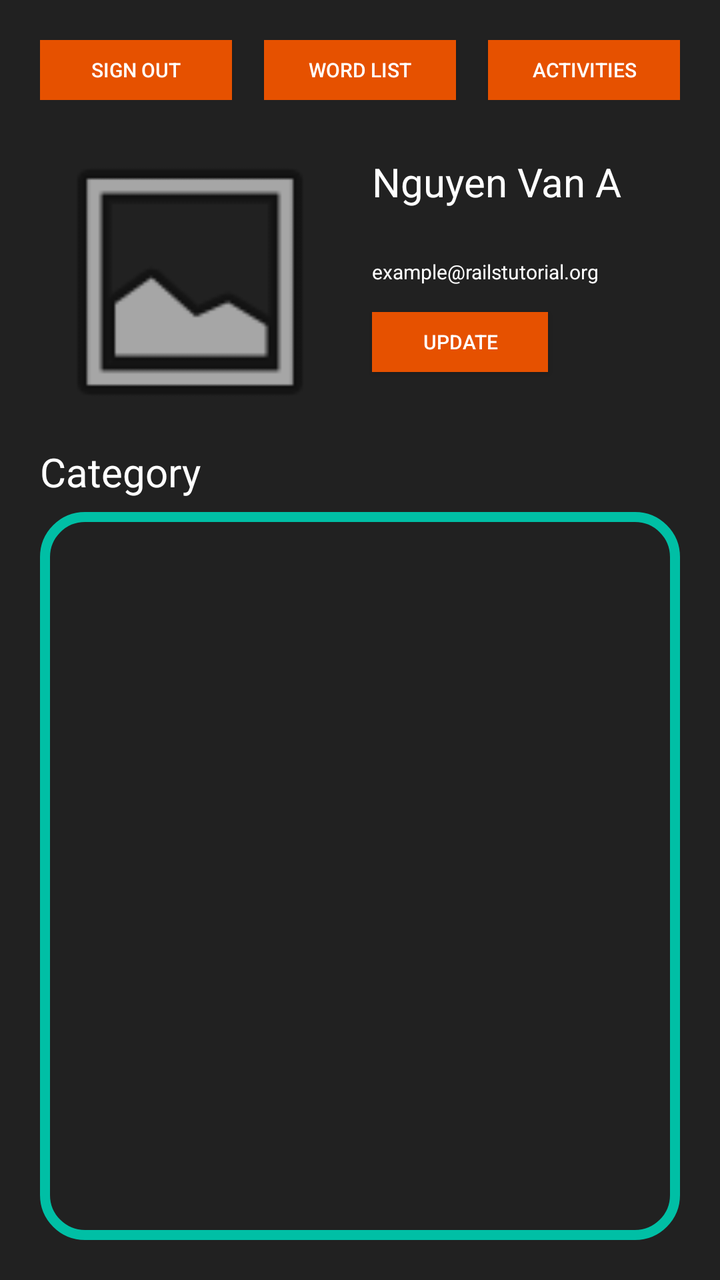
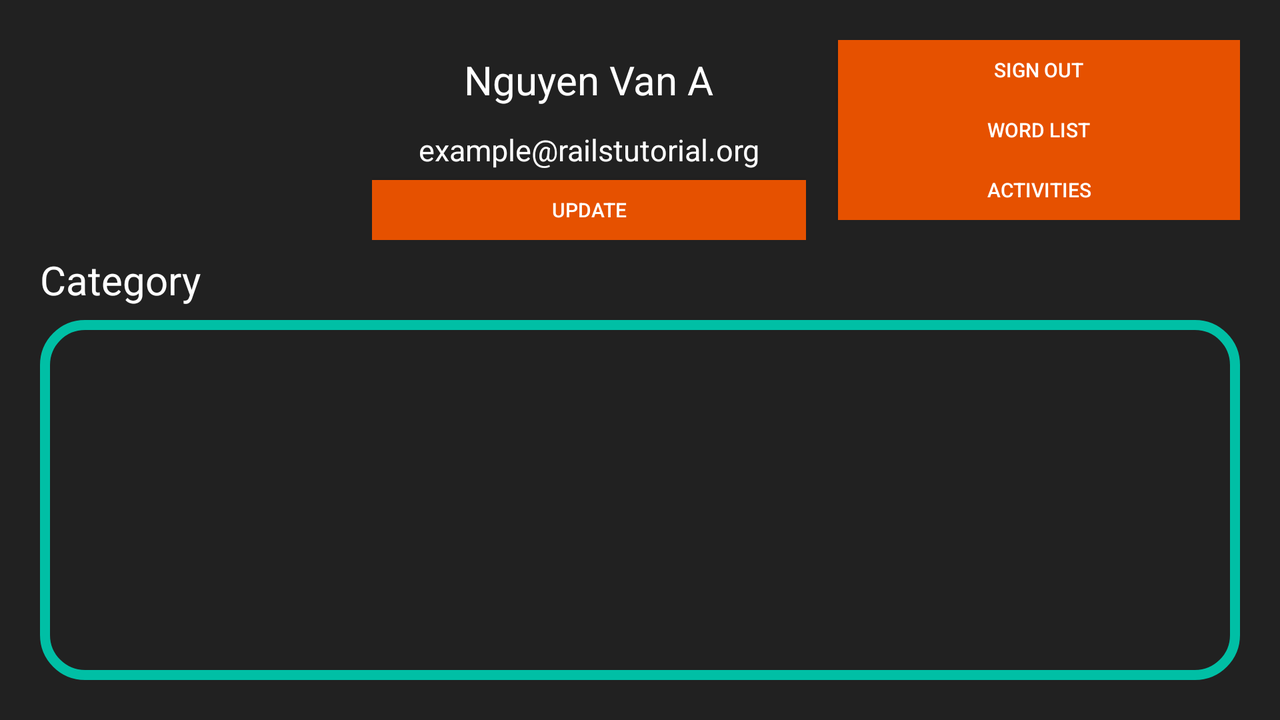

An Android layout and its configuration variant, each rendered on a device that would load it. The default file and the variant file are quoted in full after the pictures.
<!-- AndroidManifest.xml: application theme AppTheme -->
<!-- res/layout/home_screen_layout.xml -->
<?xml version="1.0" encoding="utf-8"?>
<LinearLayout xmlns:android="http://schemas.android.com/apk/res/android"
    android:layout_width="match_parent"
    android:layout_height="match_parent"
    xmlns:tools="http://schemas.android.com/tools"
    xmlns:app="http://schemas.android.com/apk/res-auto"
    android:background="@color/colorBackgroundLogin"
    android:orientation="vertical"
    android:padding="@dimen/padding_20">

    <LinearLayout
        android:layout_width="match_parent"
        android:layout_height="@dimen/height_30"
        android:orientation="horizontal"
        android:layout_marginBottom="@dimen/margin_16"
        android:weightSum="3">

        <Button
            android:id="@+id/button_sign_out_show_user"
            android:layout_width="wrap_content"
            android:layout_height="match_parent"
            android:layout_weight="1"
            android:background="@drawable/button_background"
            android:text="@string/sign_out"
            android:textColor="@android:color/white"
            android:textSize="@dimen/text_size_10" />

        <Button
            android:id="@+id/button_wordlist_show_user"
            android:layout_width="wrap_content"
            android:layout_height="match_parent"
            android:layout_marginLeft="@dimen/fab_margin"
            android:layout_weight="1"
            android:background="@drawable/button_background"
            android:text="@string/word_list"
            android:textColor="@android:color/white"
            android:textSize="@dimen/text_size_10" />

        <Button
            android:id="@+id/button_show_activities"
            android:layout_width="wrap_content"
            android:layout_height="match_parent"
            android:layout_marginLeft="@dimen/fab_margin"
            android:layout_weight="1"
            android:background="@drawable/button_background"
            android:text="@string/activities"
            android:textColor="@android:color/white"
            android:textSize="@dimen/text_size_10" />
    </LinearLayout>

    <RelativeLayout
        android:layout_width="match_parent"
        android:layout_height="wrap_content">

        <ImageView
            android:id="@+id/image_show_user_avatar"
            android:layout_width="@dimen/width_150"
            android:layout_height="@dimen/width_150"
            android:layout_alignParentLeft="true"
            android:layout_marginRight="@dimen/margin_16"
            android:scaleType="fitCenter"
            android:src="@android:drawable/ic_menu_gallery" />

        <TextView
            android:id="@+id/text_show_user_name"
            android:layout_width="match_parent"
            android:layout_height="@dimen/height_50"
            android:layout_toRightOf="@id/image_show_user_avatar"
            android:gravity="center_vertical"
            android:text="@string/name_user"
            android:textColor="@android:color/white"
            android:textSize="@dimen/text_size_20" />

        <TextView
            android:id="@+id/text_show_user_email"
            android:layout_width="match_parent"
            android:layout_height="@dimen/height_40"
            android:layout_below="@id/text_show_user_name"
            android:layout_toRightOf="@id/image_show_user_avatar"
            android:gravity="center_vertical"
            android:text="@string/email_user"
            android:textColor="@android:color/white"
            android:textSize="@dimen/text_size_10" />

        <Button
            android:id="@+id/button_update_show_user"
            android:layout_width="wrap_content"
            android:layout_height="@dimen/height_30"
            android:layout_toRightOf="@+id/image_show_user_avatar"
            android:layout_below="@id/text_show_user_email"
            android:background="@drawable/button_background"
            android:text="@string/update"
            android:textColor="@android:color/white"
            android:textSize="@dimen/text_size_10" />
    </RelativeLayout>

    <TextView
        android:layout_width="match_parent"
        android:layout_height="@dimen/height_40"
        android:gravity="center_vertical"
        android:text="@string/lession_learned"
        android:textColor="@android:color/white"
        android:textSize="@dimen/text_size_20" />

    <android.support.v7.widget.RecyclerView
        android:id="@+id/listview_lesson_learned"
        android:layout_width="match_parent"
        android:layout_height="match_parent"
        android:background="@drawable/bg_recycle"/>
</LinearLayout>
<!-- resources referenced by this layout -->
<resources>
  <color name="colorBackgroundLogin">#212121</color>
  <dimen name="fab_margin">16dp</dimen>
  <dimen name="height_30">30dp</dimen>
  <dimen name="height_40">40dp</dimen>
  <dimen name="height_50">50dp</dimen>
  <dimen name="margin_16">16dp</dimen>
  <dimen name="padding_20">20dp</dimen>
  <dimen name="text_size_10">10sp</dimen>
  <dimen name="text_size_20">20sp</dimen>
  <dimen name="width_150">150dp</dimen>
  <!-- drawable bg_recycle (drawable) -->
  <?xml version="1.0" encoding="utf-8"?>
  <shape xmlns:android="http://schemas.android.com/apk/res/android"
      android:shape="rectangle"
      >
      <stroke
          android:color="@color/colorText"
          android:width="5dp">
      </stroke>
      <corners android:radius="20dp"></corners>
  
  </shape>
  <!-- drawable button_background (drawable) -->
  <?xml version="1.0" encoding="utf-8"?>
  <selector xmlns:android="http://schemas.android.com/apk/res/android">
      <item android:drawable="@android:color/holo_green_light"
            android:state_enabled="true"
            android:state_pressed="true"
              ></item>
      <item android:drawable="@color/bgButtonLogin"
              ></item>
  </selector>
  <string name="activities">Activities</string>
  <string name="email_user">example@railstutorial.org</string>
  <string name="lession_learned">Category</string>
  <string name="name_user">Nguyen Van A</string>
  <string name="sign_out">Sign Out</string>
  <string name="update">Update</string>
  <string name="word_list">Word List</string>
  <style name="AppTheme" parent="Theme.AppCompat.Light.NoActionBar">
          
          <item name="colorPrimary">@color/colorPrimary</item>
          <item name="colorPrimaryDark">@color/colorPrimaryDark</item>
          <item name="colorAccent">@color/colorAccent</item>
      </style>
  <color name="colorText">#00BFA5</color>
  <color name="bgButtonLogin">#E65100</color>
  <color name="colorPrimary">#3F51B5</color>
  <color name="colorPrimaryDark">#303F9F</color>
  <color name="colorAccent">#FF4081</color>
</resources>
<!-- res/layout-land/home_screen_layout.xml (the repository's variant of the layout above) -->
<!-- drawn on the phone turned sideways -->
<?xml version="1.0" encoding="utf-8"?>
<LinearLayout xmlns:android="http://schemas.android.com/apk/res/android"
    android:layout_width="match_parent"
    android:layout_height="match_parent"
    xmlns:tools="http://schemas.android.com/tools"
    xmlns:app="http://schemas.android.com/apk/res-auto"
    android:background="@color/colorBackgroundLogin"
    android:orientation="vertical"
    android:padding="@dimen/padding_20">

    <RelativeLayout
        android:layout_width="match_parent"
        android:layout_height="wrap_content">

        <ImageView
            android:id="@+id/image_show_user_avatar"
            android:layout_width="@dimen/width_150"
            android:layout_height="@dimen/width_100"
            android:layout_alignParentLeft="true"
            android:layout_marginRight="@dimen/margin_16"
            android:scaleType="fitCenter"
            android:src="@android:drawable/ic_menu_gallery" />

        <LinearLayout
            android:layout_toRightOf="@id/image_show_user_avatar"
            android:layout_width="match_parent"
            android:layout_height="wrap_content">
            <LinearLayout
                android:layout_width="0dp"
                android:layout_weight="1"
                android:orientation="vertical"
                android:layout_height="wrap_content">
                <TextView
                    android:id="@+id/text_show_user_name"
                    android:layout_width="match_parent"
                    android:layout_height="@dimen/height_40"
                    android:gravity="center"
                    android:text="@string/name_user"
                    android:textColor="@android:color/white"
                    android:textSize="@dimen/text_size_20" />

                <TextView
                    android:id="@+id/text_show_user_email"
                    android:layout_width="match_parent"
                    android:layout_height="@dimen/height_30"
                    android:gravity="center"
                    android:text="@string/email_user"
                    android:textColor="@android:color/white"
                    android:textSize="@dimen/text_size_15" />

                <Button
                    android:id="@+id/button_update_show_user"
                    android:layout_width="match_parent"
                    android:layout_height="@dimen/height_30"
                    android:background="@drawable/button_background"
                    android:text="@string/update"
                    android:textColor="@android:color/white"
                    android:textSize="@dimen/text_size_10" />
            </LinearLayout>
            <LinearLayout
                android:layout_width="0dp"
                android:layout_weight="1"
                android:orientation="vertical"
                android:layout_height="wrap_content">
                <Button
                    android:id="@+id/button_sign_out_show_user"
                    android:layout_width="match_parent"
                    android:layout_height="@dimen/height_30"
                    android:layout_weight="1"
                    android:background="@drawable/button_background"
                    android:text="@string/sign_out"
                    android:textColor="@android:color/white"
                    android:layout_marginLeft="@dimen/fab_margin"
                    android:textSize="@dimen/text_size_10" />

                <Button
                    android:id="@+id/button_wordlist_show_user"
                    android:layout_width="match_parent"
                    android:layout_height="@dimen/height_30"
                    android:layout_marginLeft="@dimen/fab_margin"
                    android:layout_weight="1"
                    android:background="@drawable/button_background"
                    android:text="@string/word_list"
                    android:textColor="@android:color/white"
                    android:textSize="@dimen/text_size_10" />

                <Button
                    android:id="@+id/button_show_activities"
                    android:layout_width="match_parent"
                    android:layout_height="@dimen/height_30"
                    android:layout_marginLeft="@dimen/fab_margin"
                    android:layout_weight="1"
                    android:background="@drawable/button_background"
                    android:text="@string/activities"
                    android:textColor="@android:color/white"
                    android:textSize="@dimen/text_size_10" />
            </LinearLayout>
        </LinearLayout>
    </RelativeLayout>

    <TextView
        android:layout_width="match_parent"
        android:layout_height="@dimen/height_40"
        android:gravity="center_vertical"
        android:text="@string/lession_learned"
        android:textColor="@android:color/white"
        android:textSize="@dimen/text_size_20" />

    <android.support.v7.widget.RecyclerView
        android:id="@+id/listview_lesson_learned"
        android:layout_width="match_parent"
        android:layout_height="match_parent"
        android:background="@drawable/bg_recycle"
        android:padding="@dimen/padding_20" />
</LinearLayout>
<!-- resources referenced by the variant -->
<!-- as the phone turned sideways resolves them -->
<resources>
  <color name="colorBackgroundLogin">#212121</color>
  <dimen name="fab_margin">16dp</dimen>
  <dimen name="height_30">30dp</dimen>
  <dimen name="height_40">40dp</dimen>
  <dimen name="margin_16">16dp</dimen>
  <dimen name="padding_20">20dp</dimen>
  <dimen name="text_size_10">10sp</dimen>
  <dimen name="text_size_15">15sp</dimen>
  <dimen name="text_size_20">20sp</dimen>
  <dimen name="width_150">150dp</dimen>
  <!-- drawable bg_recycle (drawable) -->
  <?xml version="1.0" encoding="utf-8"?>
  <shape xmlns:android="http://schemas.android.com/apk/res/android"
      android:shape="rectangle"
      >
      <stroke
          android:color="@color/colorText"
          android:width="5dp">
      </stroke>
      <corners android:radius="20dp"></corners>
  
  </shape>
  <!-- drawable button_background (drawable) -->
  <?xml version="1.0" encoding="utf-8"?>
  <selector xmlns:android="http://schemas.android.com/apk/res/android">
      <item android:drawable="@android:color/holo_green_light"
            android:state_enabled="true"
            android:state_pressed="true"
              ></item>
      <item android:drawable="@color/bgButtonLogin"
              ></item>
  </selector>
  <string name="activities">Activities</string>
  <string name="email_user">example@railstutorial.org</string>
  <string name="lession_learned">Category</string>
  <string name="name_user">Nguyen Van A</string>
  <string name="sign_out">Sign Out</string>
  <string name="update">Update</string>
  <string name="word_list">Word List</string>
  <style name="AppTheme" parent="Theme.AppCompat.Light.NoActionBar">
          
          <item name="colorPrimary">@color/colorPrimary</item>
          <item name="colorPrimaryDark">@color/colorPrimaryDark</item>
          <item name="colorAccent">@color/colorAccent</item>
      </style>
  <color name="colorText">#00BFA5</color>
  <color name="bgButtonLogin">#E65100</color>
  <color name="colorPrimary">#3F51B5</color>
  <color name="colorPrimaryDark">#303F9F</color>
  <color name="colorAccent">#FF4081</color>
</resources>
